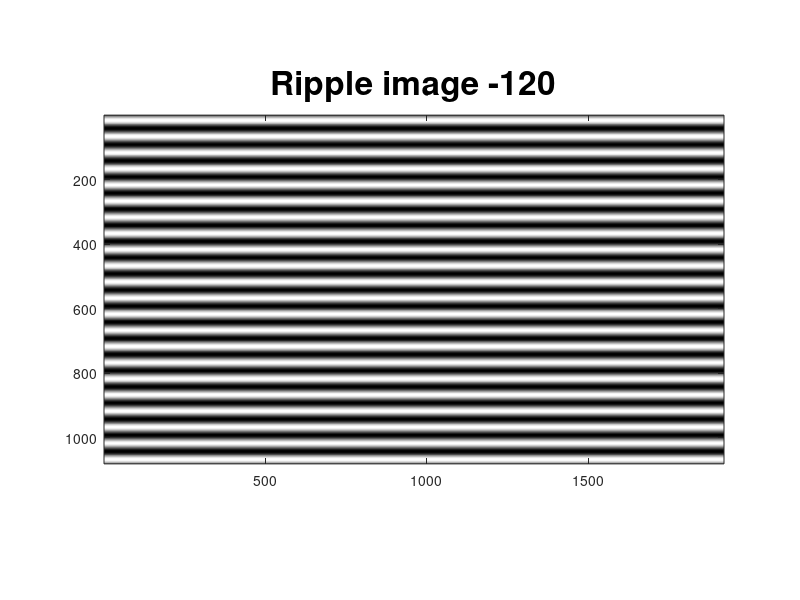
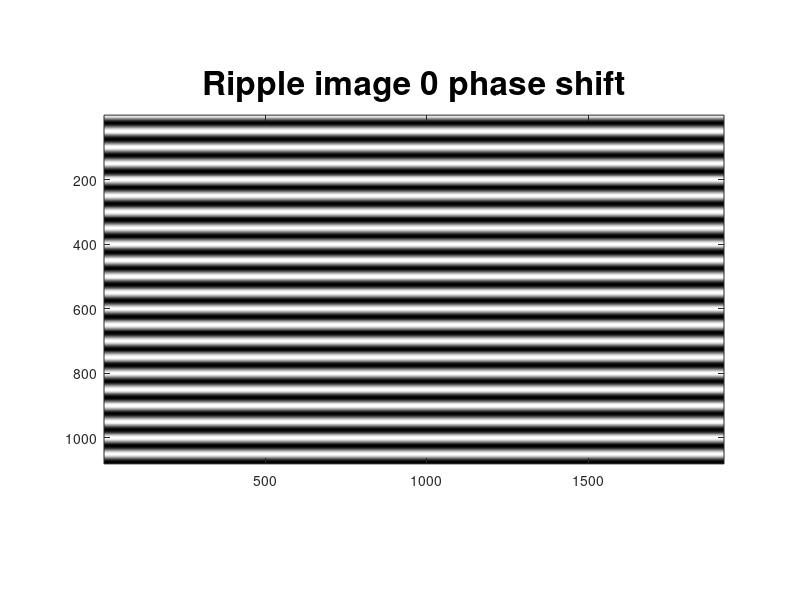
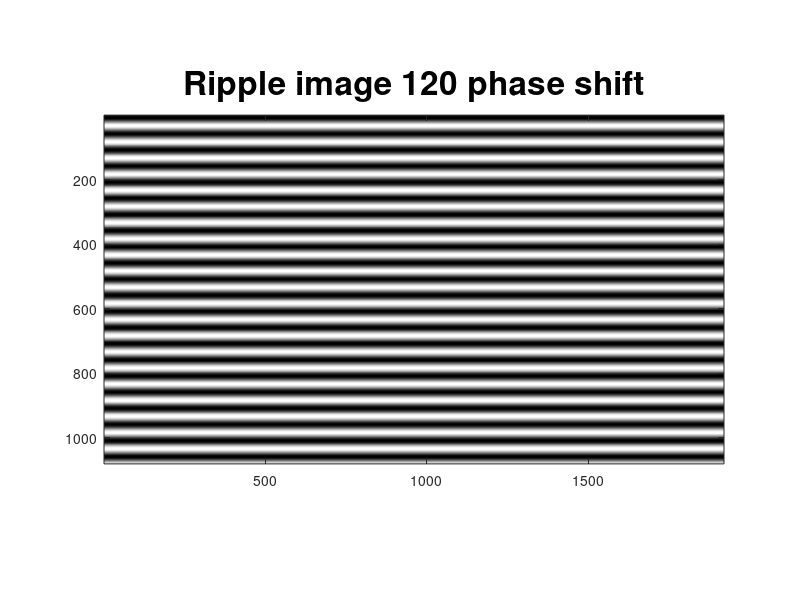
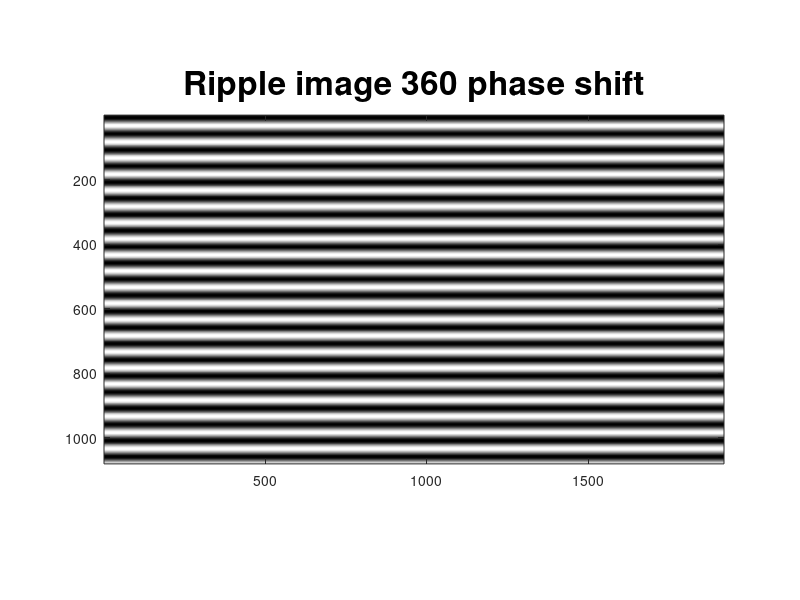

These charts were generated, in order, by the following MATLAB code: (Note: this script raises an error after producing the figures.)
clc;   
close all;  
clear;  
workspace; 
warning off
format long g;
format compact;
fontSize = 24;
rows = 1080;
columns = 1920;
% Make an image with rippled lines in it.
period = 50; % 20 rows
frequency  = 1/period;
% Fs = 3*frequency; %sampling frequency
% dn  = 1/Fs;
figure (1)
rowVector = (1 : rows)';
columnVector=(1:columns)';
cosVector1 = 127.5 + 127.5*cos(2 * pi *frequency*rowVector-2*pi/3) ;
ripplesImage = repmat(cosVector1,1,columns);
imshow(ripplesImage,[] );
axis on;
title('Ripple image -120', 'FontSize', fontSize);

figure (2)
cosVector2 = 127.5 + 127.5*cos(2 * pi *frequency*rowVector) ;
ripplesImage = repmat(cosVector2, [1, columns]);
imshow(ripplesImage, []);
axis on;
title('Ripple image 0 phase shift', 'FontSize', fontSize);

figure (3)
cosVector3 = 127.5 + 127.5*cos(2 * pi *frequency*rowVector + 2*pi/3) ;
ripplesImage = repmat(cosVector3, [1, columns]);
imshow(ripplesImage, []);
axis on;
title('Ripple image 120 phase shift', 'FontSize', fontSize);

figure (4)
cosVector4 = 127.5 + 127.5*cos(2 * pi *frequency*rowVector + 2*pi) ;
ripplesImage = repmat(cosVector3, [1, columns]);
imshow(ripplesImage, []);
axis on;
title('Ripple image 360 phase shift', 'FontSize', fontSize);

figure (5)
cosVector5 = 127.5 + 127.5*cos(2 * pi *frequency*rowVector + pi) ;
ripplesImage = repmat(cosVector3, [1, columns]);
imshow(ripplesImage, []);
axis on;
title('Ripple image 180 phase shift', 'FontSize', fontSize);

figure (6)
cosVector6 = 127.5 + 127.5*cos(2 * pi *frequency*rowVector + pi/2) ;
ripplesImage = repmat(cosVector3, [1, columns]);
imshow(ripplesImage, []);
axis on;
title('Ripple image +90 phase shift', 'FontSize', fontSize);

figure (7)
cosVector7 = 127.5 + 127.5*cos(2 * pi *frequency*rowVector - pi/2) ;
ripplesImage = repmat(cosVector3, [1, columns]);
imshow(ripplesImage, []);
axis on;
title('Ripple image -90 phase shift', 'FontSize', fontSize);

% Vertical fringe
figure (8)
colVector = (1:columns);
cosVector8 = 127.5 + 127.5*cos(2 * pi *frequency*colVector ) ;
ripplesImage = repmat(cosVector2', [1, rows]);
imshow(imrotate(ripplesImage2,90), []);
axis on;

